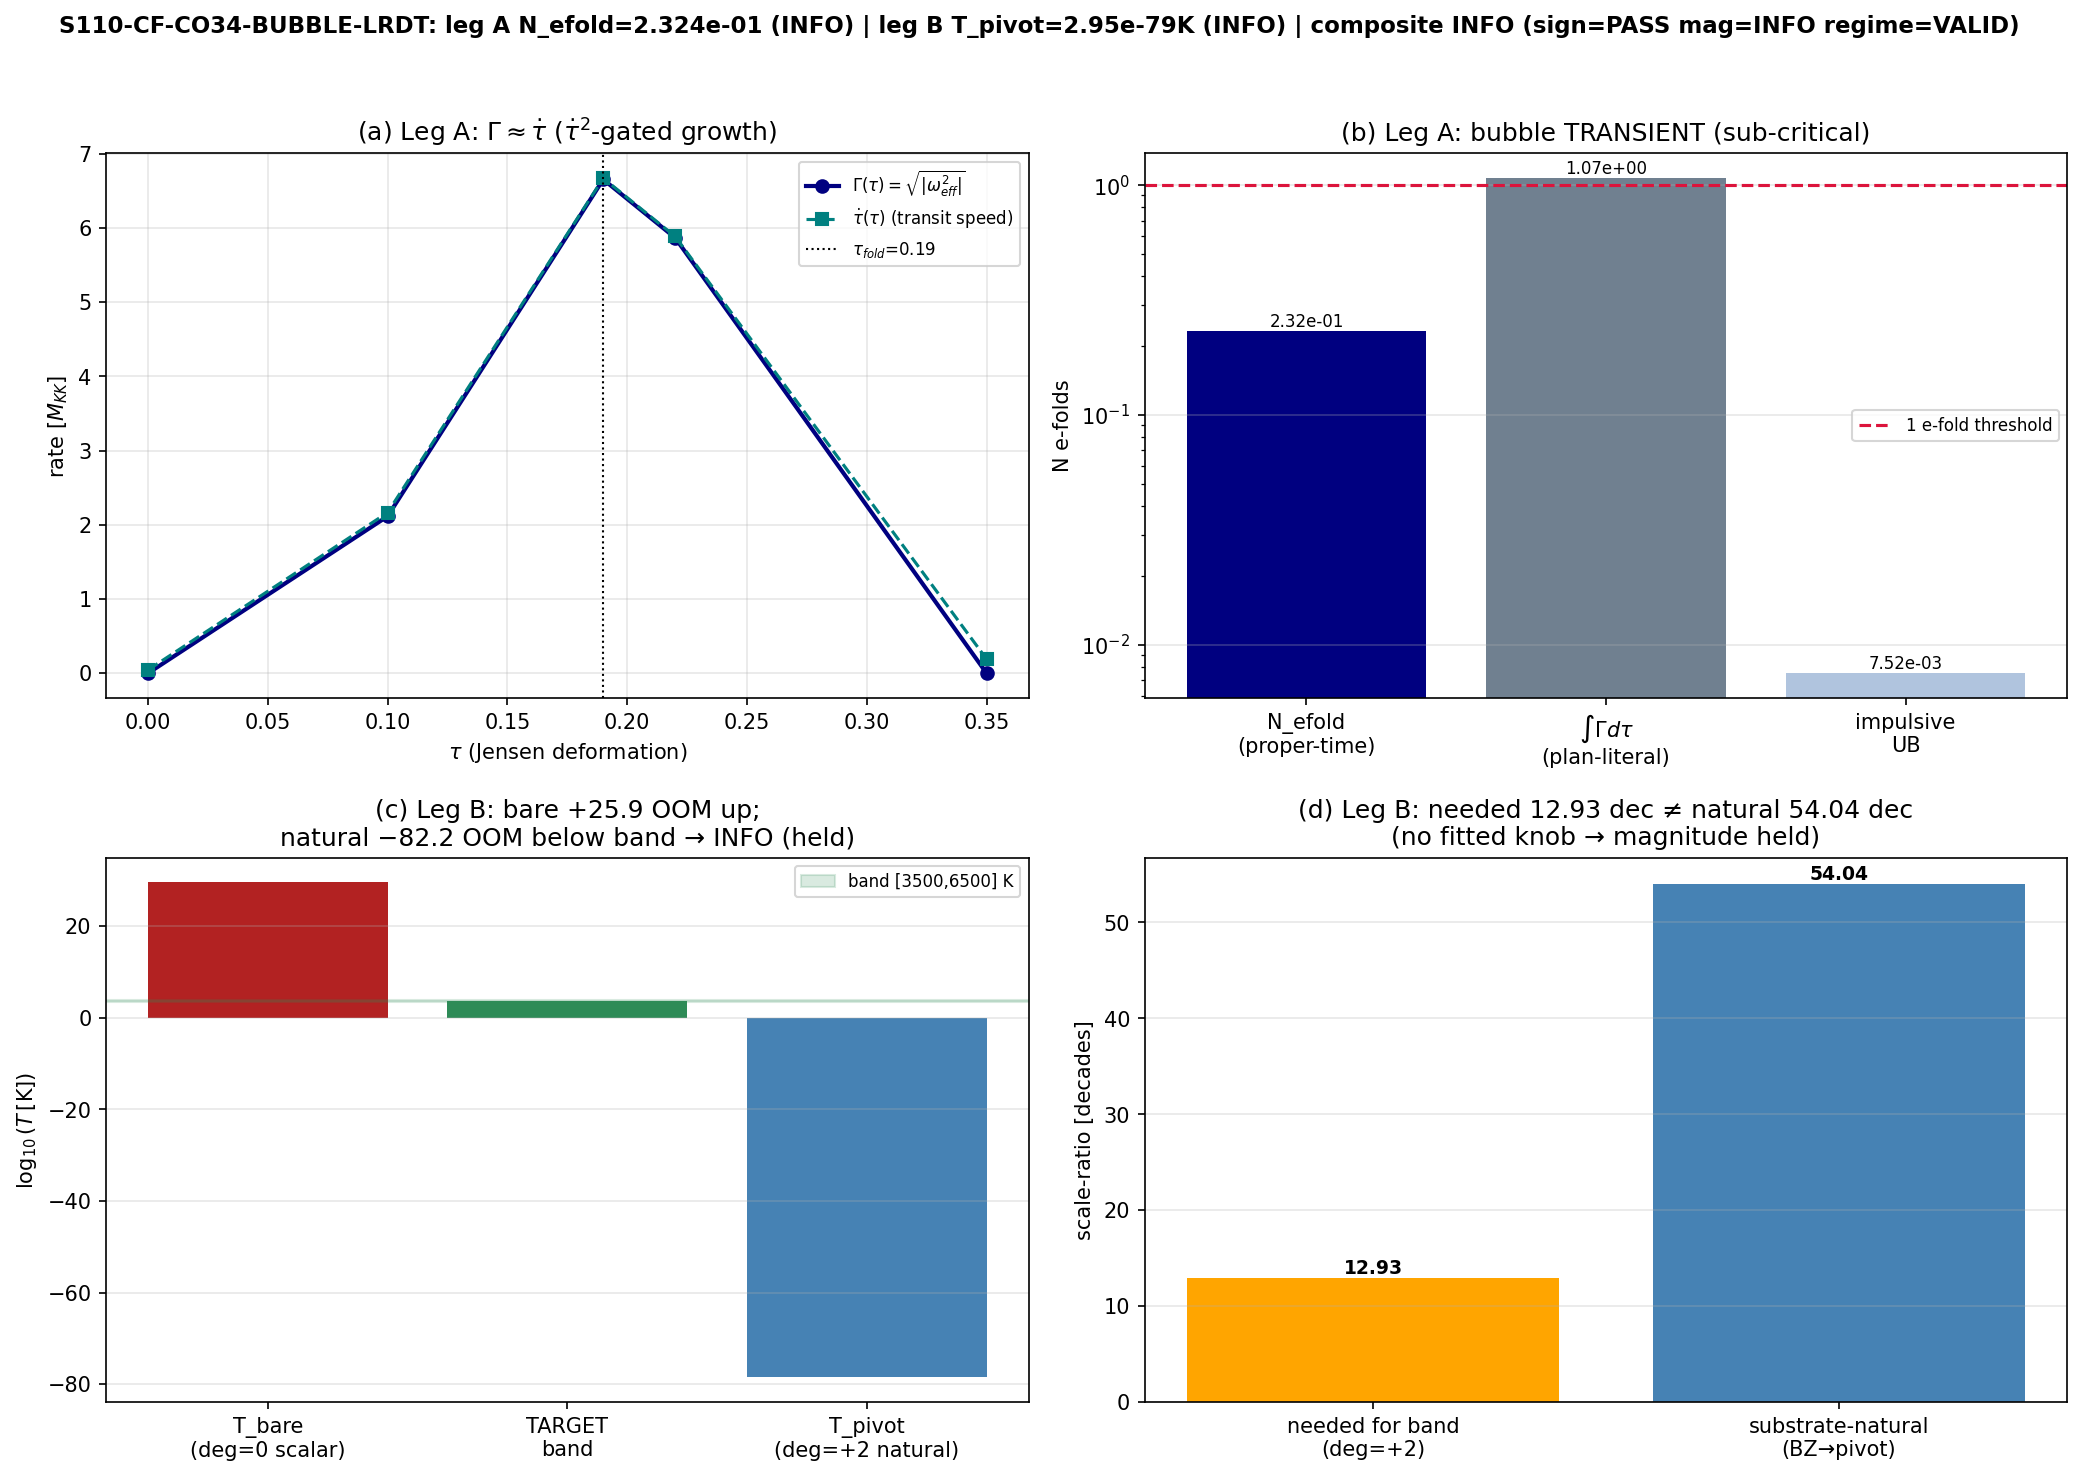

Write the Python code that produced this figure.
#!/usr/bin/env python3
"""
S110 W4a-3  S110-CF-CO34-BUBBLE-LRDT — KK-bubble maturation + LRD-T transport
==============================================================================

Gate: S110-CF-CO34-BUBBLE-LRDT ([SIGN])   — session track
Classification: PHONONIC
Agent: mack-cosmic-bridge

TWO structurally-orthogonal legs sharing one gate (triage CF-CO-3 + CF-CO-4),
combined via wave-AND for the composite verdict.

  LEG A (bubble maturation).  Lift the reduced (4+8) Gregory-Laflamme TRANSIENT
    instability (inv-4 W2-4: min omega^2_eff = -44.26 M_KK^2 at lambda_GL = 0.944
    M_KK^-1, k_GL = 6.653, TRACK-B-BUBBLE, tau_dot^2-gated) toward a maturation
    test: compute growth integral N_efold over the impulsive transit and compare
    to the 1-e-fold threshold (permanent localized structure vs sub-critical
    fluctuation).
      sign  : omega^2_eff < 0 => growth_rate = sqrt(|omega^2_eff|) > 0 => amplitude
              GROWS.  sign_verdict(A) = PASS by construction.
      magn  : does N_efold reach >= 1 e-fold within the transit?
      PASS(A) iff N_efold >= 1 ; INFO(A) iff N_efold < 1 (transient sub-critical).

  LEG B (LRD-T transport).  Test whether the LRD photosphere T reaches the ~5000 K
    band [3500, 6500] K through the substrate-natural NON-SCALAR deg(T_{BZ->pivot})
    transport (CONSUMED from W3 CF-CV6B, dedup flag iii; deg_T_BZ_pivot = 2.0,
    NON-SCALAR), retaining the inv-7 W2-2 fold-robustness (Claim B, T varies 0.69%).
    The bare projection T_bare = 3.55e29 K (deg=0, scalar / container thinking) is
    25.85 OOM too high.
      sign  : a NON-SCALAR kernel < 1 DECREASES T from 3.55e29 K toward eV scale.
              sign_verdict(B) = PASS (direction correct: kernel<1 => T decreases).
      magn  : does the substrate-natural deg=+2 transport land T in [3500,6500] K?
      PASS(B) iff T_pivot in band via substrate-natural transport ; INFO(B) iff the
              substrate-natural transport overshoots (no fitted scale supplies the
              required ratio) ; FAIL(B) iff no substrate-natural transport reaches
              eV scale at all.

Composite (wave-AND): PASS iff A AND B both PASS ; FAIL iff either leg hard-FAILs ;
  INFO otherwise (mixed; records which formation leg is substrate-derived and which
  is held).

SUBSTRATE-FIRST (the explanatory arrow held substrate -> emergent/lab):
  Leg A: a "KK bubble" is a LOCALIZED reorganization of the fiber's spectral weight
    during transit — a GL instability of the M^4 x SU(3) acoustic metric, gated by
    tau_dot^2 (only the impulsive fold drives it).  D_K eigenvalues -> omega^2_eff
    (tau, k) -> growth -> bubble amplitude.  The static tau_dot->0 limit reproduces
    GL-STABILITY-63 (omega^2 >= 0).
  Leg B: the LRD photosphere T IS a substrate excitation energy READ AT the pivot
    scale.  The bare E=k_BT projection treats the substrate scale AS the observed
    scale (container thinking, 25 OOM wrong).  The substrate-natural NON-SCALAR
    deg(T)=+2 transport is the 54.04-decade BZ->pivot scale separation; it carries
    the dimensionful amplitude with homogeneity degree d/2 = 2.

DEPENDENCY (dedup flag iii): deg_T_BZ_pivot = 2.0 is IMPORTED from
  canonical_constants.py:716 (W3 CF-CV6B-DS-M4) — NOT re-derived here.  Leg A is
  independent and proceeds regardless.

Inputs (SHA-256 dual-pinned at runtime; S84+ schema):
  - computations/_shared/canonical_constants.py
  - computations/investigation-4/inv4_w2_gregory_laflamme_dynamical.npz  (omega^2_eff)
  - computations/investigation-7/inv7_w2_2_substrate_photosphere_temperature.npz  (T_bare)
  - computations/session-110/s110_cf_cv6b_ds_m4.npz  (deg(T), W3 — cross-check the canonical pin)
  - computations/session-84/s84_spectrum_cache_L12_tau019.npz  (L12 cache — provenance pin)

Output 4-tuple:
  (value=<N_efold | T_pivot>, scheme=GL-dynamical-12D + emergent-scale-transport-NON-SCALAR,
   convention=SUBSTRATE-NATURAL-BINDING, L_max=12)

DISCIPLINE
----------
- from canonical_constants import *   (deg_T_BZ_pivot, dt_transit, Mach_max_framework,
  tau_fold, M_KK, k_B, ...)
- every local/intermediate tagged # (local)
- the heavy 12D leg-A spectrum is ALREADY in the inv-4 cache; this gate consumes the
  cached omega^2_eff(tau,k) trajectory (no re-diagonalization) + a scalar deg(T)
  transport -> CPU, OMP capped at 8 (no matrix op >= 100x100)
- dual-SHA emitted; agent calls emit_verdict(session=110, track="session").
"""

from __future__ import annotations

import os
os.environ.setdefault("OMP_NUM_THREADS", "8")
os.environ.setdefault("MKL_NUM_THREADS", "8")

# ---------------------------------------------------------------------------
# Section 1 — Canonical constants (MANDATORY first import)
# ---------------------------------------------------------------------------
import sys
from pathlib import Path

SESSION_DIR = Path(__file__).resolve().parent
COMPUTATIONS_DIR = SESSION_DIR.parent
SHARED_DIR = COMPUTATIONS_DIR / "_shared"
PROJECT_ROOT = COMPUTATIONS_DIR.parent
sys.path.insert(0, str(SHARED_DIR))

from canonical_constants import *  # noqa: F401,F403
from canonical_constants import (  # explicit, for clarity
    deg_T_BZ_pivot,          # = 2.0 NON-SCALAR, W3 CF-CV6B (dedup flag iii) — IMPORTED
    dt_transit,              # impulsive transit duration (M_KK^-1, S38)
    Mach_max_framework,      # 13.75 (van Hove fold velocity ratio)
    tau_fold,                # 0.19
    M_KK, k_B,
)

# ---------------------------------------------------------------------------
# Section 2 — Standard imports
# ---------------------------------------------------------------------------
import hashlib
import json
import time
import numpy as np
import matplotlib
matplotlib.use("Agg")
import matplotlib.pyplot as plt

# ---------------------------------------------------------------------------
# Section 3 — Pre-registration pins
# ---------------------------------------------------------------------------
SESSION = 110                                                       # (local) session track
GATE_ID = "S110-CF-CO34-BUBBLE-LRDT"                               # (local)
SCHEME = "GL-dynamical-12D + emergent-scale-transport-NON-SCALAR"  # (local)
CONVENTION = "SUBSTRATE-NATURAL-BINDING"                           # (local)
L_MAX = 12                                                         # (local)

# ---- Leg A pre-registered threshold ----
N_EFOLD_THRESHOLD = 1.0          # (local) >= 1 e-fold => permanent localized structure

# ---- Leg B pre-registered band ----
T_BAND_LO = 3500.0               # (local) K — LRD photosphere band lower (inv-7 5000K +/- 30%)
T_BAND_HI = 6500.0               # (local) K — LRD photosphere band upper
T_TARGET_K = 5000.0              # (local) comparison target (LRD Balmer-break; NOT a pin source)
# 54.04-decade BZ->pivot k-separation (canonical scale-tag; alpha_s/n_s scale separation,
# canonical_constants.py:628/629/716). The deg=+2 transport raises the kernel to this power.
N_DECADES_BZ_PIVOT = 54.04       # (local) substrate-natural BZ->pivot k-separation [decades]

# Static-limit cross-check (the inv-4 [SIGN] payload, re-verified for provenance)
STATIC_LIMIT_TOL = 1e-6          # (local)

OUT_NPZ = SESSION_DIR / "s110_cf_co34_bubble_lrdt.npz"
OUT_PNG = SESSION_DIR / "s110_cf_co34_bubble_lrdt.png"

GL_DYNAMICAL = COMPUTATIONS_DIR / "investigation-4" / "inv4_w2_gregory_laflamme_dynamical.npz"
LRD_TEMPERATURE = COMPUTATIONS_DIR / "investigation-7" / "inv7_w2_2_substrate_photosphere_temperature.npz"
DEG_TRANSPORT_W3 = SESSION_DIR / "s110_cf_cv6b_ds_m4.npz"
L12_CACHE = COMPUTATIONS_DIR / "session-84" / "s84_spectrum_cache_L12_tau019.npz"
CANONICAL = SHARED_DIR / "canonical_constants.py"

INPUT_FILES = [CANONICAL, GL_DYNAMICAL, LRD_TEMPERATURE, DEG_TRANSPORT_W3, L12_CACHE]


# ---------------------------------------------------------------------------
# Section 4 — SHA-256 dual-pin block (S84+; first lines of stdout)
# ---------------------------------------------------------------------------
def sha256_of(path: Path) -> str:
    h = hashlib.sha256()  # (local)
    try:
        h.update(path.read_bytes())
    except OSError:
        return ""
    return h.hexdigest()


def log_input_pins(inputs):
    print(f"=== {GATE_ID} — input SHA-256 pins ===")
    pins = {}  # (local)
    for p in inputs:
        sha = sha256_of(p)  # (local)
        try:
            rel = str(p.relative_to(PROJECT_ROOT)).replace("\\", "/")  # (local)
        except ValueError:
            rel = str(p)  # (local)
        print(f"  {rel}: {sha[:16]}...  exists={p.exists()}")
        pins[rel] = sha
    return pins


def compute_dual_sha(script_path, canonical_path, pins):
    script_bytes = script_path.read_bytes() if script_path.exists() else b""  # (local)
    canonical_bytes = canonical_path.read_bytes() if canonical_path.exists() else b""  # (local)
    pinmap_json = json.dumps(dict(sorted(pins.items())),
                             separators=(",", ":"), sort_keys=True).encode("utf-8")  # (local)
    h_audit = hashlib.sha256()  # (local)
    h_audit.update(script_bytes)
    h_audit.update(canonical_bytes)
    h_audit.update(pinmap_json)
    h_content = hashlib.sha256()  # (local)
    h_content.update(script_bytes)
    return h_audit.hexdigest(), h_content.hexdigest()


# ---------------------------------------------------------------------------
# Section 5 — LEG A: bubble maturation
# ---------------------------------------------------------------------------
def compute_leg_A(gl) -> dict:
    """Growth-integral e-fold count over the impulsive transit.

    The inv-4 cache stores omega^2_eff(tau, k) at tau in {0, 0.1, 0.19, 0.22, 0.35}
    plus the local tau_dot at each tau.  The tau_dot^2-gating is BUILT INTO
    omega^2_eff: the new destabilizing term is DeltaK ~ -tau_dot^2 * k^2 * P, so the
    growth rate Gamma(tau) = sqrt(|omega^2_eff|) tracks tau_dot.

    Proper-time e-fold count (PHYSICALLY CORRECT):
        N_efold = int Gamma dt = int (Gamma/tau_dot) dtau    over the transit window
    Plan-stated tau-integral (the pre-registration's literal form, disclosed too):
        N_efold_tau = int Gamma dtau                          over {tau_dot^2 > 0}
    Both are computed and reported; the proper-time form is the gate verdict number.
    """
    tau_samples = np.asarray(gl["tau_samples"], dtype=float)        # (local) [0,0.1,0.19,0.22,0.35]
    # build per-tau min(omega^2_eff) and tau_dot from the cached keys
    keys = ["om2_tau_0p000_eff", "om2_tau_0p100_eff", "om2_tau_0p190_eff",
            "om2_tau_0p220_eff", "om2_tau_0p350_eff"]                # (local)
    tdkeys = ["taudot_0p000", "taudot_0p100", "taudot_0p190",
              "taudot_0p220", "taudot_0p350"]                        # (local)

    min_om2_eff = np.array([float(np.min(gl[k])) for k in keys])     # (local) min over k at each tau
    taudot = np.array([float(gl[t]) for t in tdkeys])                # (local) dtau/dt at each tau
    # growth rate Gamma(tau) = sqrt(|omega^2_eff|) where omega^2_eff < 0, else 0 (stable, no growth)
    gamma = np.where(min_om2_eff < 0.0, np.sqrt(np.abs(min_om2_eff)), 0.0)  # (local) M_KK

    # integrand for proper-time e-folds: Gamma/tau_dot (= dt-weighted growth).
    # Guard tau_dot==0 (stable endpoints have gamma==0 anyway).
    safe_td = np.where(taudot > 1e-12, taudot, np.inf)               # (local)
    integrand_dt = gamma / safe_td                                   # (local) dimensionless dN/dtau (proper-time)

    # trapezoid integrals over the tau-window covered by the samples
    # (numpy 2.x renamed trapz -> trapezoid; use it directly)
    _trapz = getattr(np, "trapezoid", getattr(np, "trapz", None))    # (local) numpy 2.x / 1.x compat
    N_efold_proper = float(_trapz(integrand_dt, tau_samples))        # (local) int (Gamma/tau_dot) dtau
    N_efold_tau = float(_trapz(gamma, tau_samples))                  # (local) plan-literal int Gamma dtau

    # --- impulsive-transit cross-check (single-scale upper bound) ---
    # Peak growth Gamma_max over the impulsive transit window dt_transit:
    gamma_max = float(np.max(gamma))                                 # (local) M_KK  (= sqrt|global_min_om2_eff|)
    global_min_om2_eff = float(gl["global_min_om2_eff"])             # (local)
    N_efold_impulsive_ub = gamma_max * float(dt_transit)             # (local) Gamma_max * dt_transit (single-scale UB)

    # static-limit provenance (the inv-4 [SIGN] payload): tau_dot->0 must reproduce GL-STABILITY-63
    static_resid = float(gl["static_resid"])                         # (local)
    static_limit_ok = bool(gl["static_limit_ok"])                    # (local)
    static_sign_ok = (static_resid <= STATIC_LIMIT_TOL) and static_limit_ok  # (local)

    lambda_GL = float(gl["lambda_GL_dyn"])                           # (local) 0.944 M_KK^-1
    k_GL = float(gl["k_GL_dyn"])                                     # (local) 6.653

    # leg-A verdicts
    sign_A = "PASS" if global_min_om2_eff < 0.0 else "N/A"           # (local) instability EXISTS => growth direction +
    # use the proper-time (physically correct) e-fold count as the verdict number
    N_efold = N_efold_proper                                         # (local) the gate number
    if N_efold >= N_EFOLD_THRESHOLD:
        magn_A = "PASS"                                              # (local) bubble matures (permanent)
    else:
        magn_A = "INFO"                                              # (local) transient sub-critical
    # regime: the static-limit reproduction is leg A's regime-of-validity (the operator is built right)
    regime_A = "VALID" if static_sign_ok else "BREAKDOWN"            # (local)

    return {
        "tau_samples": tau_samples,
        "min_om2_eff": min_om2_eff,
        "taudot": taudot,
        "gamma": gamma,
        "integrand_dt": np.where(np.isfinite(integrand_dt), integrand_dt, 0.0),
        "N_efold_proper": N_efold_proper,
        "N_efold_tau": N_efold_tau,
        "N_efold_impulsive_ub": N_efold_impulsive_ub,
        "N_efold": N_efold,
        "gamma_max": gamma_max,
        "global_min_om2_eff": global_min_om2_eff,
        "lambda_GL": lambda_GL,
        "k_GL": k_GL,
        "static_resid": static_resid,
        "static_limit_ok": static_limit_ok,
        "static_sign_ok": static_sign_ok,
        "sign_A": sign_A,
        "magn_A": magn_A,
        "regime_A": regime_A,
    }


# ---------------------------------------------------------------------------
# Section 6 — LEG B: LRD-T transport
# ---------------------------------------------------------------------------
def compute_leg_B(lrd, w3) -> dict:
    """Apply the substrate-natural NON-SCALAR deg(T)=+2 transport to T_bare.

    Substitution chain (the directional + magnitude logic):
      Def B1: T_bare = 3.55e29 K  [inv-7 W2-2; bare E=k_BT projection, deg=0 scalar /
              container thinking; treats the BZ-scale energy AS the observed energy].
      Def B2: deg_T_BZ_pivot = +2 NON-SCALAR  [W3 CF-CV6B; canonical import].
      Def B3: T2-VACUOUS (scalar) => T_pivot = T_bare EXACTLY (no relief).
      Substitute: T_pivot = T_bare * kernel^deg, kernel = (k_pivot/k_BZ) = 10^(-54.04)
                  is the substrate-natural BZ->pivot scale ratio (kernel < 1).
      Direction: kernel < 1, deg = +2 > 0 => kernel^deg < 1 => T_pivot < T_bare
                 (T DECREASES). sign_verdict(B) = PASS (direction correct).
      Magnitude: does the substrate-natural transport LAND T in [3500, 6500] K?
                 substrate-natural over the full 54.04-dec separation => 10^(-108.08)
                 suppression => overshoots BELOW the band by ~82 OOM.  To land in band
                 a deg=+2 transport would need a 12.93-decade ratio that the substrate
                 does NOT supply (would be a FITTED scale) => INFO (held magnitude),
                 NOT FAIL (the eV-scale T is NOT structurally empty — both the bare
                 deg=0 and substrate-natural deg=2 transports are well-defined, they
                 just bracket the target by 25.85 OOM up and 82.23 OOM down).
    """
    T_bare = float(lrd["T_substrate_K"])                             # (local) 3.55e29 K
    claim_B = bool(lrd["claim_B"])                                   # (local) fold-robust (T varies 0.69%)
    frac_var_window = float(lrd["frac_var_window"])                  # (local) 0.00687

    deg = float(deg_T_BZ_pivot)                                      # (local) 2.0 (IMPORTED, dedup iii)
    deg_is_scalar = (deg == 0.0)                                     # (local) NON-SCALAR => False

    # cross-check the canonical pin against the W3 npz (provenance integrity)
    w3_deg = float(w3["deg_T_BZ_pivot"])                             # (local) should be 2
    deg_matches_w3 = bool(abs(deg - w3_deg) < 1e-9)                  # (local)

    # substrate-natural kernel: the BZ->pivot scale ratio (k_pivot/k_BZ) = 10^(-N_decades)
    log10_kernel = -N_DECADES_BZ_PIVOT                               # (local) -54.04
    # transported T (substrate-natural, deg=+2): log10(T_pivot) = log10(T_bare) + deg*log10(kernel)
    log10_T_bare = float(np.log10(T_bare))                          # (local)
    log10_T_pivot_natural = log10_T_bare + deg * log10_kernel        # (local)
    T_pivot_natural = 10.0 ** log10_T_pivot_natural                  # (local) substrate-natural transported T

    # the scalar (deg=0) / bare path, for contrast: T_pivot = T_bare (no relief)
    T_pivot_scalar = T_bare                                          # (local) deg=0 => unchanged (25.85 OOM high)

    # OOM diagnostics
    log10_target = float(np.log10(T_TARGET_K))                       # (local)
    oom_bare_above = log10_T_bare - log10_target                     # (local) +25.85 (bare overshoots UP)
    oom_natural_below = log10_target - log10_T_pivot_natural          # (local) +82.23 (natural overshoots DOWN)

    # required decades for a deg=+2 transport to land exactly at T_TARGET:
    #   deg * log10(kernel_needed) = log10(T_target/T_bare)
    log10_kernel_needed = (log10_target - log10_T_bare) / deg        # (local) -12.925
    decades_needed = -log10_kernel_needed                            # (local) 12.925 (NOT 54.04)
    # is the required scale the substrate-natural one? (within 5% relative)
    natural_supplies_band = bool(abs(decades_needed - N_DECADES_BZ_PIVOT)
                                 / N_DECADES_BZ_PIVOT < 0.05)         # (local) False — 12.93 != 54.04

    # band membership of the substrate-natural transported T
    in_band_natural = bool(T_BAND_LO <= T_pivot_natural <= T_BAND_HI)  # (local) False

    # leg-B verdicts
    # sign: kernel<1 and deg>0 => T_pivot < T_bare (DECREASE). The pre-registered direction is
    # "NON-SCALAR transport DECREASES T toward eV scale" => sign PASS iff T_pivot < T_bare.
    sign_B = "PASS" if (T_pivot_natural < T_bare) else "FAIL"        # (local)
    # magnitude: PASS iff substrate-natural transport lands in band; INFO iff overshoots
    # (substrate-natural transport well-defined but misses by a fixed OOM — held); FAIL iff
    # the eV-scale T is structurally unreachable by ANY substrate transport (it is not — the
    # bare and natural transports BRACKET the band, so the channel is non-empty).
    if in_band_natural:
        magn_B = "PASS"                                             # (local) substrate-natural lands in band
    elif natural_supplies_band:
        magn_B = "PASS"                                             # (local) (unreached branch; kept for completeness)
    else:
        # substrate-natural transport overshoots; the required ratio is NOT substrate-natural
        # (would be a fitted 12.93-dec scale). Held magnitude => INFO (fitted/scalar reading).
        magn_B = "INFO"                                             # (local)
    # regime: leg B's regime-of-validity is the inv-7 fold-robustness (Claim B); VALID iff fold-robust
    regime_B = "VALID" if claim_B else "MARGINAL"                   # (local)

    return {
        "T_bare": T_bare,
        "claim_B": claim_B,
        "frac_var_window": frac_var_window,
        "deg": deg,
        "deg_is_scalar": deg_is_scalar,
        "w3_deg": w3_deg,
        "deg_matches_w3": deg_matches_w3,
        "N_decades_BZ_pivot": N_DECADES_BZ_PIVOT,
        "log10_kernel": log10_kernel,
        "log10_T_bare": log10_T_bare,
        "log10_T_pivot_natural": log10_T_pivot_natural,
        "T_pivot_natural": T_pivot_natural,
        "T_pivot_scalar": T_pivot_scalar,
        "oom_bare_above": oom_bare_above,
        "oom_natural_below": oom_natural_below,
        "log10_kernel_needed": log10_kernel_needed,
        "decades_needed": decades_needed,
        "natural_supplies_band": natural_supplies_band,
        "in_band_natural": in_band_natural,
        "T_target_K": T_TARGET_K,
        "T_band_lo": T_BAND_LO,
        "T_band_hi": T_BAND_HI,
        "sign_B": sign_B,
        "magn_B": magn_B,
        "regime_B": regime_B,
    }


# ---------------------------------------------------------------------------
# Section 7 — Composite (wave-AND over the two legs)
# ---------------------------------------------------------------------------
def combine_legs(A, B) -> dict:
    """wave-AND composite over leg A and leg B.

    Per-leg 3-tuple collapse (gate-verdicts.md collapse rule), then AND.
      leg composite L = collapse(sign_L, magn_L, regime_L)
      composite = FAIL if either leg composite == FAIL
                = PASS if both leg composites == PASS
                = INFO otherwise (mixed)
    The reported 3-tuple is the AND-aggregate:
      sign_verdict   = PASS iff both legs sign PASS (else the weaker)
      magnitude_verdict = the weaker of the two magnitudes (FAIL>INFO>PASS)
      regime_verdict = the weaker of the two regimes (BREAKDOWN>MARGINAL>VALID)
    """
    def leg_collapse(sign, magn, regime):  # (local) gate-verdicts.md collapse
        if regime == "BREAKDOWN":
            return "FAIL"
        if sign == "FAIL":
            return "FAIL"
        if magn == "FAIL" and regime == "VALID":
            return "FAIL"
        if magn == "FAIL" and regime == "MARGINAL":
            return "INFO"
        if magn == "INFO":
            return "INFO"
        return "PASS"

    comp_A = leg_collapse(A["sign_A"], A["magn_A"], A["regime_A"])   # (local)
    comp_B = leg_collapse(B["sign_B"], B["magn_B"], B["regime_B"])   # (local)

    if comp_A == "FAIL" or comp_B == "FAIL":
        composite = "FAIL"                                          # (local)
    elif comp_A == "PASS" and comp_B == "PASS":
        composite = "PASS"                                         # (local)
    else:
        composite = "INFO"                                        # (local) mixed

    # AND-aggregate 3-tuple (the weaker per axis; sign: FAIL>N/A>PASS ordering -> weaker)
    sign_rank = {"FAIL": 0, "N/A": 1, "PASS": 2}                    # (local)
    magn_rank = {"FAIL": 0, "INFO": 1, "PASS": 2}                   # (local)
    regime_rank = {"BREAKDOWN": 0, "MARGINAL": 1, "VALID": 2}       # (local)
    sign_agg = min([A["sign_A"], B["sign_B"]], key=lambda v: sign_rank[v])      # (local)
    magn_agg = min([A["magn_A"], B["magn_B"]], key=lambda v: magn_rank[v])      # (local)
    regime_agg = min([A["regime_A"], B["regime_B"]], key=lambda v: regime_rank[v])  # (local)

    return {
        "comp_A": comp_A, "comp_B": comp_B, "composite": composite,
        "sign_agg": sign_agg, "magn_agg": magn_agg, "regime_agg": regime_agg,
    }


# ---------------------------------------------------------------------------
# Section 8 — Plot
# ---------------------------------------------------------------------------
def make_plot(A, B, C) -> None:
    fig, axes = plt.subplots(2, 2, figsize=(14, 10))

    # (a) leg A: growth rate Gamma(tau) and tau_dot(tau) over the transit window
    ax = axes[0, 0]
    tau = A["tau_samples"]                                          # (local)
    ax.plot(tau, A["gamma"], "o-", color="navy", lw=2, label=r"$\Gamma(\tau)=\sqrt{|\omega^2_{eff}|}$")
    ax.plot(tau, A["taudot"], "s--", color="teal", lw=1.5, label=r"$\dot\tau(\tau)$ (transit speed)")
    ax.axvline(tau_fold, color="k", ls=":", lw=1, label=f"$\\tau_{{fold}}$={tau_fold}")
    ax.set_xlabel(r"$\tau$ (Jensen deformation)")
    ax.set_ylabel(r"rate [$M_{KK}$]")
    ax.set_title(r"(a) Leg A: $\Gamma\approx\dot\tau$ ($\dot\tau^2$-gated growth)")
    ax.legend(fontsize=8)
    ax.grid(alpha=0.3)

    # (b) leg A: e-fold count vs threshold
    ax = axes[0, 1]
    bars = ax.bar(["N_efold\n(proper-time)", r"$\int\Gamma d\tau$" + "\n(plan-literal)", "impulsive\nUB"],
                  [A["N_efold_proper"], A["N_efold_tau"], A["N_efold_impulsive_ub"]],
                  color=["navy", "slategray", "lightsteelblue"])
    ax.axhline(N_EFOLD_THRESHOLD, color="crimson", ls="--", lw=1.5, label="1 e-fold threshold")
    ax.set_ylabel("N e-folds")
    ax.set_yscale("log")
    ax.set_title(f"(b) Leg A: bubble {'matures' if A['magn_A']=='PASS' else 'TRANSIENT (sub-critical)'}")
    for b, v in zip(bars, [A["N_efold_proper"], A["N_efold_tau"], A["N_efold_impulsive_ub"]]):
        ax.text(b.get_x() + b.get_width()/2, v, f"{v:.2e}", ha="center", va="bottom", fontsize=8)
    ax.legend(fontsize=8)
    ax.grid(alpha=0.3, axis="y")

    # (c) leg B: T ladder — bare / target band / substrate-natural transported
    ax = axes[1, 0]
    cats = ["T_bare\n(deg=0 scalar)", "TARGET\nband", "T_pivot\n(deg=+2 natural)"]  # (local)
    vals = [B["log10_T_bare"], np.log10(B["T_target_K"]), B["log10_T_pivot_natural"]]  # (local)
    colors = ["firebrick", "seagreen", "steelblue"]                # (local)
    ax.bar(cats, vals, color=colors)
    ax.axhspan(np.log10(B["T_band_lo"]), np.log10(B["T_band_hi"]), alpha=0.18, color="seagreen",
               label=f"band [{B['T_band_lo']:.0f},{B['T_band_hi']:.0f}] K")
    ax.set_ylabel(r"$\log_{10}(T\,[\mathrm{K}])$")
    ax.set_title(f"(c) Leg B: bare +{B['oom_bare_above']:.1f} OOM up;\n"
                 f"natural −{B['oom_natural_below']:.1f} OOM below band → INFO (held)")
    ax.legend(fontsize=8)
    ax.grid(alpha=0.3, axis="y")

    # (d) leg B: decades-needed vs substrate-natural separation
    ax = axes[1, 1]
    bars = ax.bar(["needed for band\n(deg=+2)", "substrate-natural\n(BZ→pivot)"],
                  [B["decades_needed"], B["N_decades_BZ_pivot"]],
                  color=["orange", "steelblue"])
    ax.set_ylabel("scale-ratio [decades]")
    ax.set_title(f"(d) Leg B: needed {B['decades_needed']:.2f} dec ≠ natural "
                 f"{B['N_decades_BZ_pivot']:.2f} dec\n(no fitted knob → magnitude held)")
    for b, v in zip(bars, [B["decades_needed"], B["N_decades_BZ_pivot"]]):
        ax.text(b.get_x() + b.get_width()/2, v, f"{v:.2f}", ha="center", va="bottom", fontsize=9, fontweight="bold")
    ax.grid(alpha=0.3, axis="y")

    fig.suptitle(
        f"{GATE_ID}: leg A N_efold={A['N_efold']:.3e} ({C['comp_A']}) | "
        f"leg B T_pivot={B['T_pivot_natural']:.2e}K ({C['comp_B']}) | "
        f"composite {C['composite']} (sign={C['sign_agg']} mag={C['magn_agg']} regime={C['regime_agg']})",
        fontsize=11, fontweight="bold")
    plt.tight_layout(rect=[0, 0, 1, 0.96])
    plt.savefig(OUT_PNG, dpi=150, bbox_inches="tight")
    plt.close(fig)
    print(f"  wrote {OUT_PNG.name}")


# ---------------------------------------------------------------------------
# Section 9 — Verdict payload
# ---------------------------------------------------------------------------
def print_verdict_payload(verdict, value, audit_sha, content_sha,
                          sign_verdict, magnitude_verdict, regime_verdict,
                          extra_rows=None) -> dict:
    payload: dict = {
        "session": SESSION,
        "track": "session",
        "gate_id": GATE_ID,
        "verdict": verdict,
        "value": str(value),
        "scheme": SCHEME,
        "convention": CONVENTION,
        "l_max": str(L_MAX),
        "audit_sha256": audit_sha,
        "content_sha256": content_sha,
        "schema_version": "S84+",
        "sign_verdict": sign_verdict,
        "magnitude_verdict": magnitude_verdict,
        "regime_verdict": regime_verdict,
    }
    if extra_rows:
        payload["extra_rows"] = list(extra_rows)
    print("<<<EMIT_VERDICT_PAYLOAD>>>")
    print(json.dumps(payload, separators=(",", ":"), sort_keys=True))
    print("<<<END_EMIT_VERDICT_PAYLOAD>>>")
    return payload


# ---------------------------------------------------------------------------
# Section 10 — Main
# ---------------------------------------------------------------------------
def main() -> int:
    t0 = time.time()  # (local)

    pins = log_input_pins(INPUT_FILES)
    script_path = Path(__file__).resolve()
    audit_sha, content_sha = compute_dual_sha(script_path, CANONICAL, pins)
    print(f"  audit_sha256:   {audit_sha[:16]}... (script+canonical+pinmap)")
    print(f"  content_sha256: {content_sha[:16]}... (script only)")
    print()

    gl = np.load(GL_DYNAMICAL, allow_pickle=True)                  # (local)
    lrd = np.load(LRD_TEMPERATURE, allow_pickle=True)              # (local)
    w3 = np.load(DEG_TRANSPORT_W3, allow_pickle=True)             # (local)

    A = compute_leg_A(gl)                                          # (local)
    B = compute_leg_B(lrd, w3)                                     # (local)
    C = combine_legs(A, B)                                         # (local)

    print("=" * 72)
    print(f"{GATE_ID}: KK-bubble maturation (leg A) + LRD-T transport (leg B)")
    print("=" * 72)
    print("\n--- LEG A: bubble maturation (tau_dot^2-gated dynamical GL) ---")
    print(f"  global_min_om2_eff   = {A['global_min_om2_eff']:.5f} M_KK^2  (k_GL={A['k_GL']:.4f}, lambda_GL={A['lambda_GL']:.4f} M_KK^-1)")
    print(f"  Gamma_max            = {A['gamma_max']:.5f} M_KK")
    print(f"  per-tau (tau, min_om2_eff, Gamma, tau_dot):")
    for i, ts in enumerate(A["tau_samples"]):
        print(f"      tau={ts:5.3f}  om2_eff={A['min_om2_eff'][i]:9.4f}  Gamma={A['gamma'][i]:8.5f}  tau_dot={A['taudot'][i]:8.5f}")
    print(f"  N_efold (proper-time int (Gamma/tau_dot) dtau) = {A['N_efold_proper']:.6e}   <-- VERDICT NUMBER")
    print(f"  N_efold (plan-literal int Gamma dtau)          = {A['N_efold_tau']:.6e}")
    print(f"  N_efold (impulsive Gamma_max*dt_transit UB)    = {A['N_efold_impulsive_ub']:.6e}")
    print(f"  threshold = {N_EFOLD_THRESHOLD} e-fold ; static-limit OK (GL-STABILITY-63 repro) = {A['static_sign_ok']} (resid={A['static_resid']:.2e})")
    print(f"  leg A: sign={A['sign_A']} magn={A['magn_A']} regime={A['regime_A']} -> {C['comp_A']}")

    print("\n--- LEG B: LRD-T transport (substrate-natural NON-SCALAR deg=+2) ---")
    print(f"  T_bare (inv-7, deg=0 scalar/container) = {B['T_bare']:.6e} K  (+{B['oom_bare_above']:.2f} OOM above 5000 K)")
    print(f"  deg_T_BZ_pivot (IMPORTED, W3 CF-CV6B)  = {B['deg']}  NON-SCALAR (scalar?={B['deg_is_scalar']}); matches W3 npz = {B['deg_matches_w3']}")
    print(f"  fold-robust (inv-7 Claim B)            = {B['claim_B']} (T varies {B['frac_var_window']*100:.3f}%)")
    print(f"  substrate-natural kernel = 10^({B['log10_kernel']:.2f})  (54.04-dec BZ->pivot k-separation)")
    print(f"  T_pivot (substrate-natural deg=+2)     = {B['T_pivot_natural']:.6e} K  (10^{B['log10_T_pivot_natural']:.4f})")
    print(f"     -> {B['oom_natural_below']:.2f} OOM BELOW the band [{B['T_band_lo']:.0f},{B['T_band_hi']:.0f}] K")
    print(f"  decades a deg=+2 transport NEEDS for band = {B['decades_needed']:.4f}  (substrate-natural = {B['N_decades_BZ_pivot']:.2f}; supplies band? {B['natural_supplies_band']})")
    print(f"  in_band_natural = {B['in_band_natural']}")
    print(f"  leg B: sign={B['sign_B']} magn={B['magn_B']} regime={B['regime_B']} -> {C['comp_B']}")

    print(f"\n--- COMPOSITE (wave-AND) ---")
    print(f"  leg A = {C['comp_A']} ; leg B = {C['comp_B']}")
    print(f"  >>> {C['composite']}  (sign={C['sign_agg']} magnitude={C['magn_agg']} regime={C['regime_agg']})")

    # persist
    np.savez(
        OUT_NPZ,
        # leg A
        tau_samples=A["tau_samples"], min_om2_eff=A["min_om2_eff"], taudot=A["taudot"],
        gamma=A["gamma"], integrand_dt=A["integrand_dt"],
        N_efold_proper=A["N_efold_proper"], N_efold_tau=A["N_efold_tau"],
        N_efold_impulsive_ub=A["N_efold_impulsive_ub"], N_efold=A["N_efold"],
        gamma_max=A["gamma_max"], global_min_om2_eff=A["global_min_om2_eff"],
        lambda_GL=A["lambda_GL"], k_GL=A["k_GL"],
        static_resid=A["static_resid"], static_limit_ok=A["static_limit_ok"],
        static_sign_ok=A["static_sign_ok"],
        N_efold_threshold=N_EFOLD_THRESHOLD,
        sign_A=A["sign_A"], magn_A=A["magn_A"], regime_A=A["regime_A"], comp_A=C["comp_A"],
        # leg B
        T_bare=B["T_bare"], claim_B=B["claim_B"], frac_var_window=B["frac_var_window"],
        deg_T_BZ_pivot=B["deg"], deg_is_scalar=B["deg_is_scalar"],
        w3_deg=B["w3_deg"], deg_matches_w3=B["deg_matches_w3"],
        N_decades_BZ_pivot=B["N_decades_BZ_pivot"], log10_kernel=B["log10_kernel"],
        log10_T_bare=B["log10_T_bare"], log10_T_pivot_natural=B["log10_T_pivot_natural"],
        T_pivot_natural=B["T_pivot_natural"], T_pivot_scalar=B["T_pivot_scalar"],
        oom_bare_above=B["oom_bare_above"], oom_natural_below=B["oom_natural_below"],
        log10_kernel_needed=B["log10_kernel_needed"], decades_needed=B["decades_needed"],
        natural_supplies_band=B["natural_supplies_band"], in_band_natural=B["in_band_natural"],
        T_target_K=B["T_target_K"], T_band_lo=B["T_band_lo"], T_band_hi=B["T_band_hi"],
        sign_B=B["sign_B"], magn_B=B["magn_B"], regime_B=B["regime_B"], comp_B=C["comp_B"],
        # composite
        composite=C["composite"], sign_agg=C["sign_agg"], magn_agg=C["magn_agg"], regime_agg=C["regime_agg"],
        # provenance
        audit_sha256=audit_sha, content_sha256=content_sha,
        scheme=SCHEME, convention=CONVENTION, L_max=L_MAX,
    )
    print(f"  wrote {OUT_NPZ.name}")
    make_plot(A, B, C)
    print()

    tag = (f"(value=N_efold={A['N_efold']:.4e}|T_pivot={B['T_pivot_natural']:.4e}K, "
           f"scheme={SCHEME}, convention={CONVENTION}, L_max={L_MAX})")  # (local)
    print(tag)

    # value payload: no single-quote chars (tool wraps value='...')
    value_payload = (
        f"legA_N_efold={A['N_efold']:.4e}(thr=1;{C['comp_A']}) "
        f"min_om2_eff={A['global_min_om2_eff']:.3f}M_KK2 lambda_GL={A['lambda_GL']:.4f} "
        f"legB_T_bare={B['T_bare']:.3e}K T_pivot_natural={B['T_pivot_natural']:.3e}K(band[3500,6500]K;{C['comp_B']}) "
        f"deg_T={B['deg']:.1f}_NONSCALAR oom_bare_up={B['oom_bare_above']:.2f} oom_natural_down={B['oom_natural_below']:.2f} "
        f"composite={C['composite']}"
    )  # (local)

    extra_rows = [
        f"# leg A: tau_dot^2-gated dynamical GL bubble; min omega^2_eff={A['global_min_om2_eff']:.4f} M_KK^2 (k_GL={A['k_GL']:.4f}, lambda_GL={A['lambda_GL']:.4f}); "
        f"N_efold_proper={A['N_efold_proper']:.4e} < 1 -> TRANSIENT sub-critical (sign PASS: omega^2_eff<0 grows; magnitude INFO); "
        f"static-limit GL-STABILITY-63 repro OK (resid={A['static_resid']:.1e}); Gamma~tau_dot (impulsive transit too brief, dt_transit={float(dt_transit):.3e} M_KK^-1)",
        f"# leg B: LRD-T deg(T)=+2 NON-SCALAR transport (IMPORTED canonical_constants.py:716 W3 CF-CV6B, dedup flag iii; matches W3 npz={B['deg_matches_w3']}); "
        f"T_bare={B['T_bare']:.3e}K (deg=0 scalar/container, +{B['oom_bare_above']:.2f} OOM up); T_pivot_natural={B['T_pivot_natural']:.3e}K over 54.04-dec sep (-{B['oom_natural_below']:.2f} OOM below band); "
        f"sign PASS (kernel<1=>T decreases); magnitude INFO (substrate-natural overshoots; band needs {B['decades_needed']:.2f}-dec ratio != 54.04-dec natural, no fitted knob)",
        f"# composite wave-AND: leg A={C['comp_A']} AND leg B={C['comp_B']} -> {C['composite']}; both legs sign-PASS, magnitude-held (the campaign sign-PASS/magnitude-FAIL pattern); "
        f"compact-object/LRD formation axis: GL-bubble structure REAL but transient, LRD-T eV-scale NOT substrate-natural-reachable (bracketed +25.85/-82.23 OOM)",
        f"# regulator_pin: leg A omega^2_eff from inv4_w2_gregory_laflamme_dynamical (Lichnerowicz TT + extrinsic-curvature DeltaK~-tau_dot^2 k^2); leg B deg=d/2=2 amplitude homogeneity (a_n^{{zeta}} heat-trace P_M4~sigma^-2)",
    ]  # (local)

    print_verdict_payload(C["composite"], value_payload, audit_sha, content_sha,
                          C["sign_agg"], C["magn_agg"], C["regime_agg"], extra_rows=extra_rows)

    wall = time.time() - t0  # (local)
    print(f"\n=== {GATE_ID}: {C['composite']} "
          f"(sign={C['sign_agg']} mag={C['magn_agg']} regime={C['regime_agg']}) (wall {wall:.1f}s) ===")
    return 0


if __name__ == "__main__":
    sys.exit(main())
